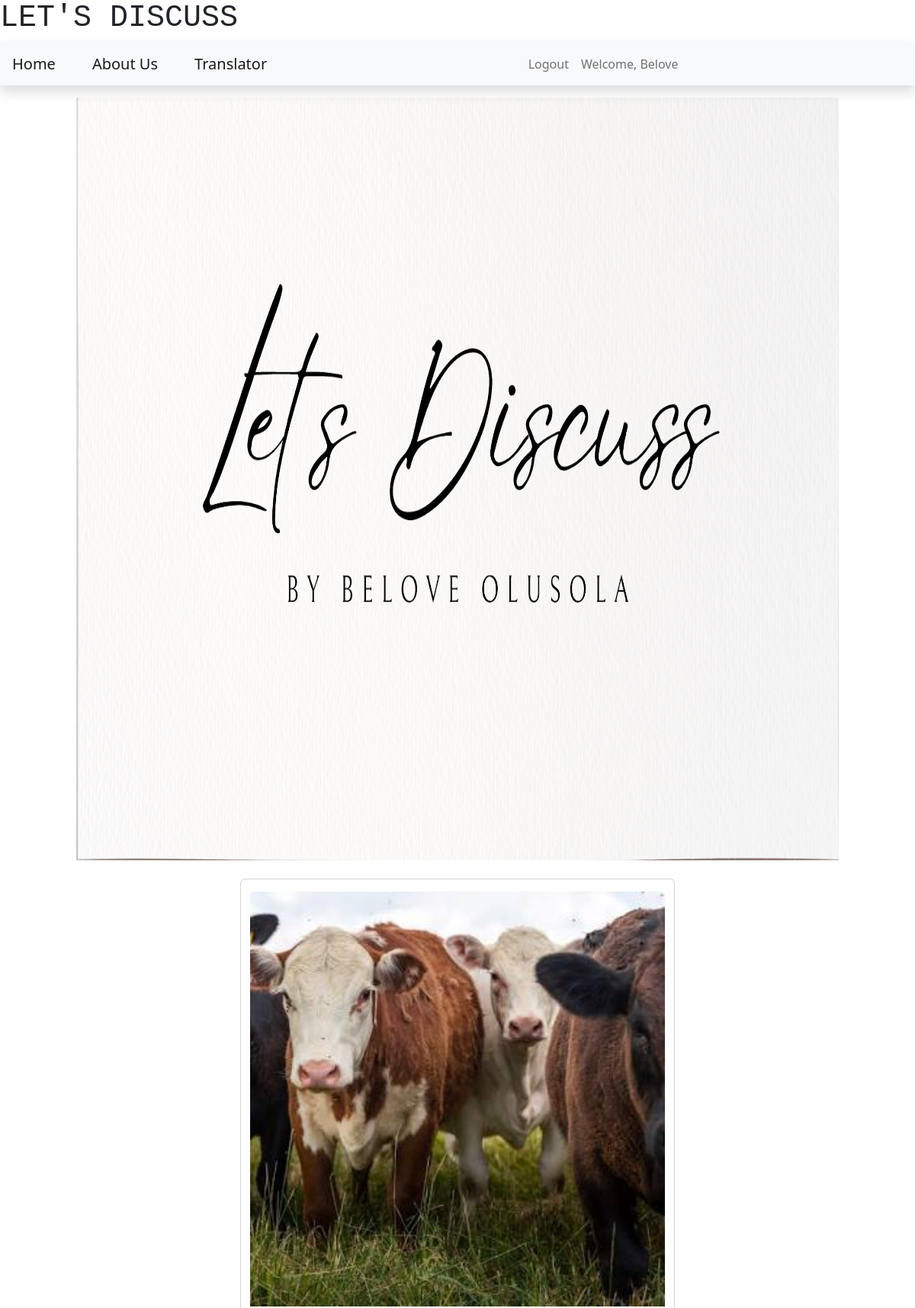
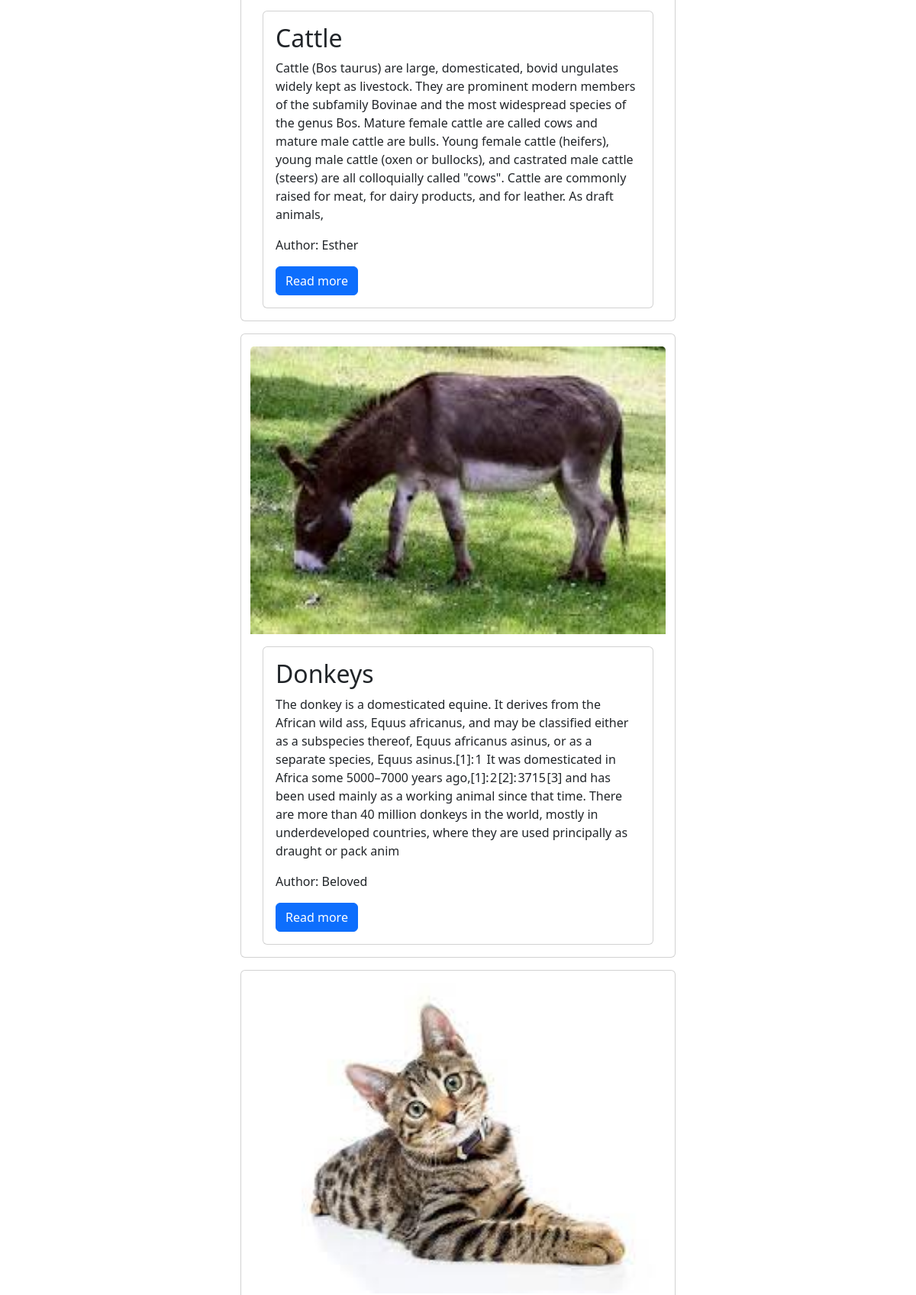
The app's page / (signed in, upper part) with its own data (2 pictures, top to bottom).
### blog/models.py (models this page shows, shortened)
class Post(models.Model):
    title = models.CharField(max_length=200, db_index=True)
    content = models.TextField()
    date_created = models.DateTimeField(auto_now_add=True)
    slug = models.SlugField(max_length=200, db_index=True)
    image = models.ImageField(upload_to='', blank=True, null=True)
    tags = models.ManyToManyField(Tag, blank=True)
    author = models.ForeignKey(to=settings.AUTH_USER_MODEL, on_delete=models.CASCADE)
    status = models.IntegerField(choices=STATUS, default=0)
    updated_on = models.DateTimeField(auto_now= True)

### blog/views.py (the view)
# urls.py: path('', views.PostList.as_view(), name='home'),
class PostList(generic.ListView):
    queryset= Post.objects.filter(status=1).order_by('-date_created')
    template_name= 'index.html'
    paginate_by = 3

### templates/index.html (shortened to what this page needs)
{% extends 'base.html' %}
{% block content %}
        <div style="text-align: center;">
          <img src="./../media/logo.png" alt="Logo" width="1000" height="1000" />
        </div>
        <br />
        <div class="container">
            {% for post in post_list %}
            <div class="row">
                {% for post in object_list %}
                <div class="card col-lg-6 offset-lg-3 mb-3">
                  {% if post.image %}
                  <img class="card-img-top mt-3" src="{{ post.image.url }}" alt="{{ post.title }}">
                  {% endif %}
                    <div class="card m-3">
                        <div class="card-body">
                            <h2>
                                {{post.title}}
                            </h2>
                            <p class="card-text">
                                {{post.content | slice:"500"}}
                            </p>
                            <p class="card-text">
                                Author: {{post.author | title}}
                            </p>
                            <a href="{% url 'post_detail' post.slug %}" class="btn btn-primary">Read more</a>
                        </div>
                    </div>
                </div>
                {% endfor %}
            </div>
            {% endfor %}
        </div>
{% endblock content %}

### templates/base.html (shortened to what this page needs)
<!DOCTYPE html>
<html lang="en">
    <head>
        <link href="https://cdn.jsdelivr.net/npm/bootstrap@5.2.0/dist/css/bootstrap.min.css" rel="stylesheet">
    </head>
    <body>
        {% load crispy_forms_tags %}
        <div>
            <h1 style="font-family:'Courier New', Courier, monospace">
                LET'S DISCUSS
            </h1>
        </div>
        <nav class="navbar navbar-expand-lg navbar-light bg-light shadow mb-3" id="mainNav">
            <div class="collapse navbar-collapse" id="navbarResponsive">
                <ul class="navbar-nav ml-auto">
                    <li class="nav-item">
                        <a class="navbar-brand p-3" href="{% url 'home'%}">Home</a>
                    </li>
                    <li class="nav-item">
                        <a class="navbar-brand p-3" href="{% url 'about_view'%}">About Us</a>
                    </li>
                    <li class="nav-item">
                        <a class="navbar-brand p-3" href="{% url 'translator_view'%}">Translator</a>
                    </li>
                </ul>
            </div>
            <div class="collapse navbar-collapse" id="navbarResponsive">
                <ul class="navbar-nav ml-auto">
                    {% if user.is_authenticated %}
                    <li class="nav-item">
                        <a class="nav-link" href="/logout">Logout</a>
                    </li>
                    <li class="nav-item">
                        <a class="nav-link" href="#">Welcome, {{user.username}}</a>
                    </li>
                    {% endif %}
                </ul>
            </div>
        </nav>
        {% block content %}
        {% endblock content %}
    </body>
</html>

### records on screen
Post: image (picture), title "Cattle", content "Cattle (Bos taurus) are large, domesticated, bovid ungulates widely kept as livestock. They are prominent modern members of the subfamily Bovinae and the most widespread species of the genus Bos. Mature female cattle are called cows and mature male cattle are bulls. Young female cattle (heifers), young male cattle (oxen or bullocks), and castrated male cattle (steers) are all colloquially called \"cows\". Cattle are commonly raised for meat, for dairy products, and for leather. As draft animals,", author "Esther"
Post: image (picture), title "Donkeys", content "The donkey is a domesticated equine. It derives from the African wild ass, Equus africanus, and may be classified either as a subspecies thereof, Equus africanus asinus, or as a separate species, Equus asinus.[1]: 1 It was domesticated in Africa some 5000–7000 years ago,[1]: 2 [2]: 3715 [3] and has been used mainly as a working animal since that time. There are more than 40 million donkeys in the world, mostly in underdeveloped countries, where they are used principally as draught or pack anim", author "Beloved"
Post: image (picture)

### other values on screen
{{ user.username }} "Belove"
